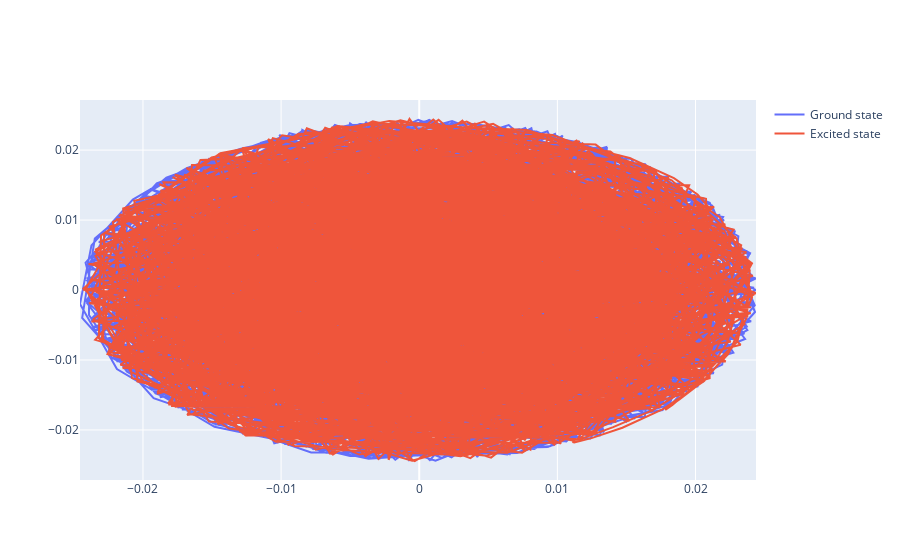

Notebook source saved alongside this figure:
### Code cell
plotIQ(exp, sequence, model.ann_opers[1], FR_op)

### Figure 1 — Plotly figure (JSON) as saved in the notebook; plotly's stock layout.template omitted (floating-point values rounded to 4 significant figures; data arrays with more than 128 entries replaced by an {"elided": "..."} marker saying what was removed)
{"data": [{"mode": "lines", "name": "Ground state", "type": "scatter", "x": {"elided": "2999 float values"}, "y": {"elided": "2999 float values"}}, {"mode": "lines", "name": "Excited state", "type": "scatter", "x": {"elided": "2999 float values"}, "y": {"elided": "2999 float values"}}], "layout": {}}
